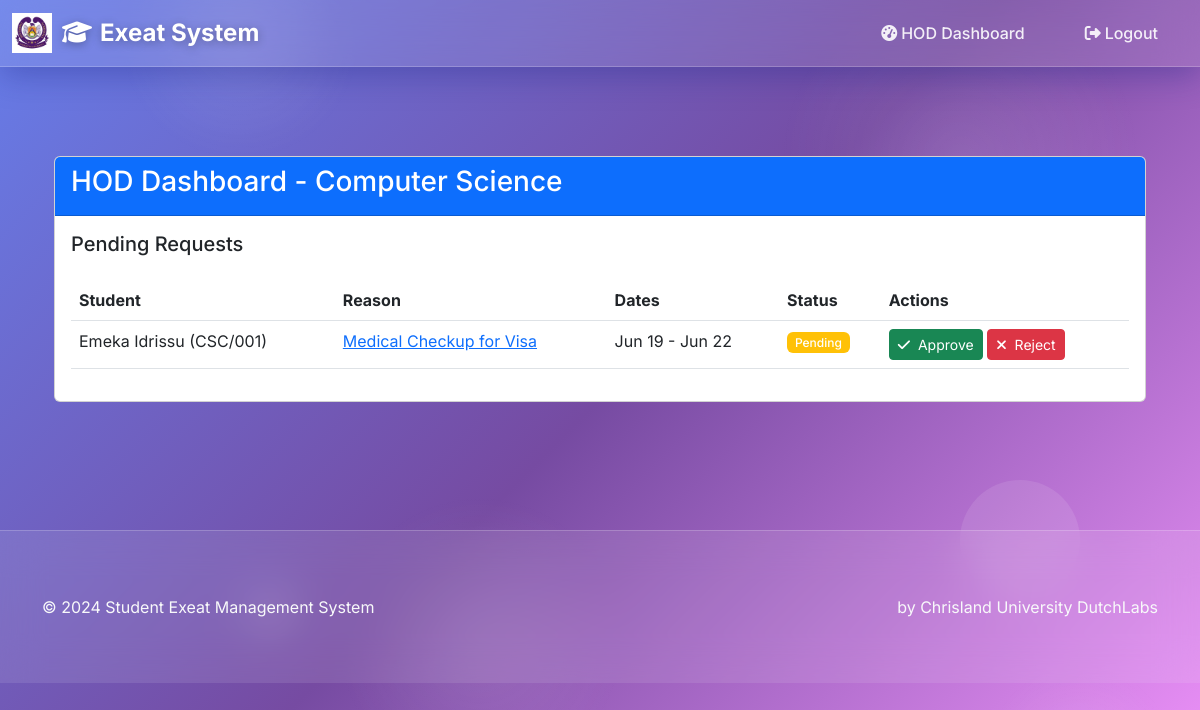
/hod_dashboard/ (signed in), run on the app's committed database.
### core/models.py (models this page shows, shortened)
class UserRole(models.Model):
    user = models.ForeignKey(settings.AUTH_USER_MODEL, on_delete=models.CASCADE)
    role = models.CharField(max_length=20, choices=[('StudentAffairs', 'Student Affairs'), ('HeadOfDepartment', 'Head of Department'), ('HallWarden', 'Hall Warden')])
    department = models.CharField(choices=DEPARTMENT, null=True, blank=True,max_length=50)
    gender = models.CharField(choices=GENDER,max_length=10,default='Male')
    class Meta:
        verbose_name = 'UserRole'
        verbose_name_plural = 'UserRoles'

class ExeatRequest(models.Model):
    student=models.ForeignKey(Student,  on_delete=models.CASCADE)
    reason  = models.TextField()
    start_date  = models.DateField(auto_now=False, auto_now_add=False)
    end_date  = models.DateField( auto_now=False, auto_now_add=False)
    evidence = models.ImageField( upload_to='evidence/', help_text='Supporting proof')
    status = models.CharField(max_length=20, choices=[('Pending', 'Pending'), ('Approved', 'Approved'), ('Rejected', 'Rejected')], default='Pending')
    session = models.ForeignKey(Session, on_delete=models.CASCADE)
    approved_by_student_affairs = models.BooleanField(default=False)
    approved_by_hod = models.BooleanField(default=False)
    approved_by_warden = models.BooleanField(default=False)
    emergency = models.BooleanField(default=False)
    rejection_reason = models.TextField(null=True, blank=True)
    return_date = models.DateTimeField(null=True, blank=True)
    created_at  = models.DateTimeField( auto_now_add=True)
    class Meta:
        verbose_name = ("ExeatRequest")
        verbose_name_plural = ("ExeatRequests")
        ordering = ['-created_at',]

class Student(models.Model):
    user = models.OneToOneField(settings.AUTH_USER_MODEL, on_delete=models.CASCADE)
    name  = models.CharField(max_length=50)
    gender = models.CharField(choices=GENDER,max_length=10)
    guardian_email = models.EmailField(max_length=254)
    guardian_phone = models.CharField( max_length=50)
    dept  = models.CharField(choices=DEPARTMENT, max_length=50)
    class Meta:
        verbose_name = 'Student'
        verbose_name_plural = 'Students'

class CustomUser(AbstractBaseUser, PermissionsMixin):
    student_id = models.CharField(max_length=50, unique=True)
    is_active = models.BooleanField(default=True)
    is_staff = models.BooleanField(default=False)
    is_superuser = models.BooleanField(default=False)
    objects = CustomUserManager()
    USERNAME_FIELD = 'student_id'
    REQUIRED_FIELDS = ['email']

### core/views.py (the view)
# urls.py: path('hod_dashboard/', views.hod_dashboard, name='hod_dashboard'),
@login_required
def hod_dashboard(request):
    user_role = UserRole.objects.get(user=request.user)
    if user_role.role != 'HeadOfDepartment':
        return redirect('home')
    print(f"HOD Department: {user_role.department}")
    requests = ExeatRequest.objects.filter(
    student__dept=user_role.department,
    approved_by_student_affairs=True,
    approved_by_hod=False,  # Only show not-yet-approved-by-HOD
    status='Pending'  # Or whatever status you use before HOD approval
).order_by('-created_at')
    print(f"Found {requests.count()} requests for HOD review")
    for req in requests:
        print(f"Request ID: {req.id}, Student: {req.student.name}, Dept: {req.student.dept}, Status: {req.status}")
    return render(request, 'hod_dashboard.html', {
        'requests': requests,
        'user_role': user_role
    })

### templates/hod_dashboard.html (shortened to what this page needs)
{% extends 'ground.html' %}
{% block content %}
<div class="container mt-4">
    <div class="card">
        <div class="card-header bg-primary text-white">
            <h3>HOD Dashboard - {{ user_role.department }}</h3>
        </div>
        <div class="card-body">
            <h5 class="mb-4">Pending Requests</h5>
            <div class="table-responsive">
                <table class="table table-hover">
                    <thead>
                        <tr>
                            <th>Student</th>
                            <th>Reason</th>
                            <th>Dates</th>
                            <th>Status</th>
                            <th>Actions</th>
                        </tr>
                    </thead>
                    <tbody>
                        {% for request in requests %}
                        <tr>
                            <td>{{ request.student.name }} ({{ request.student.user.student_id }})</td>
                            <td>
                                <a href="{% url 'request_detail' request.id %}" class="text-primary">
                                    {{ request.reason|truncatewords:7 }}
                                </a>
                            </td>
                            <td>{{ request.start_date|date:"M d" }} - {{ request.end_date|date:"M d" }}</td>
                            <td>
                                <span class="badge bg-{% if request.status == 'Approved' %}success{% elif request.status == 'Rejected' %}danger{% else %}warning{% endif %}">
                                    {{ request.status }}
                                </span>
                            </td>
                            <td>
                                <a href="{% url 'approve_hod_exeat_request' request.id %}" class="btn btn-sm btn-success">
                                    <i class="fas fa-check me-1"></i> Approve
                                </a>
                                <a href="{% url 'reject_exeat_request' request.id %}" class="btn btn-sm btn-danger">
                                    <i class="fas fa-times me-1"></i> Reject
                                </a>
                            </td>
                        </tr>
                        {% empty %}
                        <tr>
                            <td colspan="5" class="text-center py-4">No pending requests</td>
                        </tr>
                        {% endfor %}
                    </tbody>
                </table>
            </div>
        </div>
    </div>
</div>
{% endblock %}

### templates/ground.html (style rules this page uses)
:root { --primary-gradient: linear-gradient(135deg, #667eea 0%, #764ba2 100%); --secondary-gradient: linear-gradient(135deg, #f093fb 0%, #f5576c 100%); --success-gradient: linear-gradient(135deg, #4facfe 0%, #00f2fe 100%); --warning-gradient: linear-gradient(135deg, #43e97b 0%, #38f9d7 100%); --danger-gradient: linear-gradient(135deg, #fa709a 0%, #fee140 100%); --dark-gradient: linear-gradient(135deg, #434343 0%, #000000 100%); --glass-bg: rgba(255, 255, 255, 0.1); --glass-border: rgba(255, 255, 255, 0.2); --shadow-light: 0 8px 32px rgba(31, 38, 135, 0.37); --shadow-heavy: 0 20px 60px rgba(0, 0, 0, 0.3); }
* { margin: 0; padding: 0; box-sizing: border-box; }
body { font-family: 'Inter', sans-serif; background: linear-gradient(135deg, #667eea 0%, #764ba2 50%, #f093fb 100%); background-attachment: fixed; min-height: 100vh; color: #333; overflow-x: hidden; }
body::before { content: ''; position: fixed; top: 0; left: 0; width: 100%; height: 100%; pointer-events: none; z-index: -1; }
.container { padding-top: 2rem; padding-bottom: 2rem; }

### templates/hod_dashboard.html (style rules this page uses)
.badge { font-weight: 500; padding: 0.35em 0.65em; }

### data on the page
UserRole: department "Computer Science"
ExeatRequest: student.name "Emeka Idrissu", student.user.student_id "CSC/001", reason "Medical Checkup for Visa", start_date "Jun 19", end_date "Jun 22", status "Pending"
